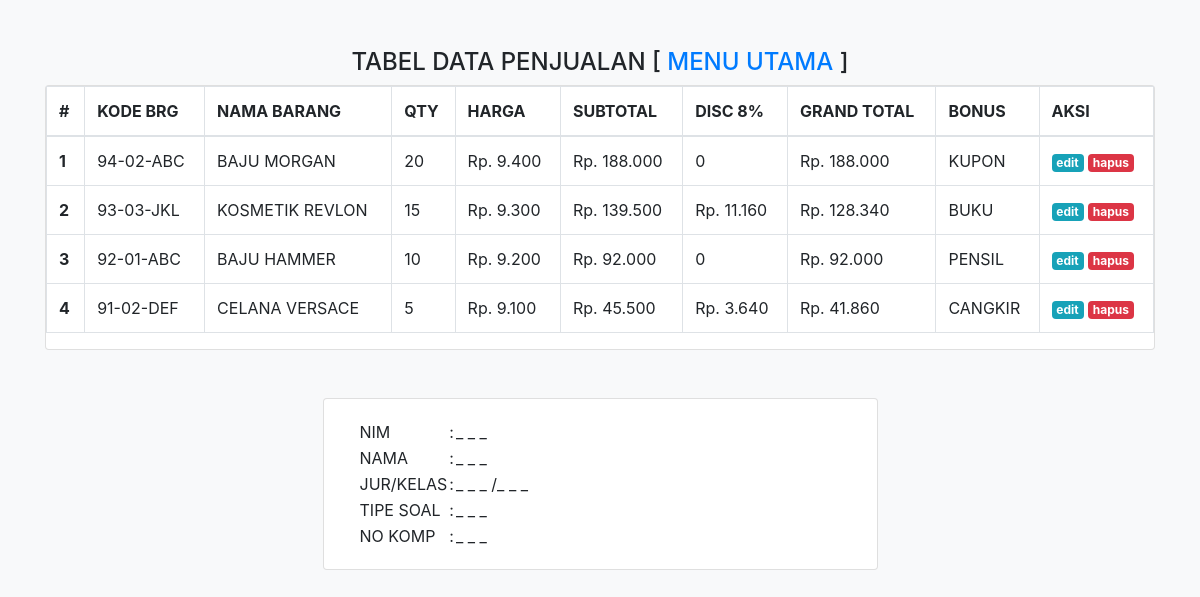
Page /index.php?p=data-penjualan on the committed database.
### tables this page shows
CREATE TABLE `jual` (
  `id` varchar(15) NOT NULL,
  `kode` varchar(9) DEFAULT NULL,
  `qty` int(11) DEFAULT NULL,
  `disc` tinyint(4) DEFAULT NULL,
  `bonus` tinyint(4) DEFAULT NULL
);

### function.php (called while the page is built, shortened)
<?php
function rupiah($angka)
{
    $hasil_rupiah = "Rp. " . number_format($angka, 0, ',', '.');
    return $hasil_rupiah;
}

### contents/data-penjualan.php (the view, shortened to what this page needs)
<div class="container">
    <div class="row">
        <?php if (isset($_GET['tambah'])) : ?>
            <div class="col-md-8 offset-md-2 mt-5">
                <div class="title text-center">
                    <h1>TAMBAH DATA PENJUALAN</h1>
                </div>
                <div class="card">
                    <div class="card-body">
                        <h5 class="card-title">DATA ORDER BARANG :</h5>
                        <hr>
                        <form action="" method="POST">
                            <div class="form-group row">
                                <label for="example-text-input" class="col-3 col-form-label">KODE BARANG</label>
                                <div class="col-9">
                                    <select name="kode_brg" class="form-control" required>
                                        <option value="">- Pilih Kode -</option>
                                        <option value="91-02-DEF">91-02-DEF</option>
                                        <option value="92-01-ABC">92-01-ABC</option>
                                        <option value="93-03-JKL">93-03-JKL</option>
                                        <option value="94-02-ABC">94-02-ABC</option>
                                    </select>
                                </div>
                            </div>
                            <div class="form-group row">
                                <label for="example-search-input" class="col-3 col-form-label">QUANTITY</label>
                                <div class="col-9">
                                    <input class="form-control" type="number" min="1" value="1" name="qty">
                                </div>
                            </div>
                            <div class="form-group row">
                                <label for="example-search-input" class="col-3 col-form-label">DISCOUNT</label>
                                <div class="col-9 py-2" style="vertical-align: middle;">
                                    <div class="form-check">
                                        <input class="form-check-input" type="checkbox" value="1" name="discount">
                                        <label class="form-check-label" for="defaultCheck1">
                                            8%
                                        </label>
                                    </div>
                                </div>
                            </div>
                            <div class="form-group row">
                                <label for="example-search-input" class="col-3 col-form-label">BONUS</label>
                                <div class="col-9 py-2">
                                    <div class="form-check">
                                        <input class="form-check-input" type="radio" name="bonus" value="1">
                                        <label class="form-check-label mr-5">
                                            Cangkir
                                        </label>
                                        <input class="form-check-input" type="radio" name="bonus" value="2">
                                        <label class="form-check-label">
                                            Pensil
                                        </label>
                                    </div>
                                    <div class="form-check">
                                        <input class="form-check-input" type="radio" name="bonus" value="3">
                                        <label class="form-check-label mr-5">
                                            Buku
                                        </label>
                                        <input class="form-check-input" type="radio" name="bonus" value="4">
                                        <label class="form-check-label">
                                            Kupon
                                        </label>
                                    </div>
                                </div>
                            </div>
                            <div class="text-center mb-3">
                                <button type="submit" class="btn btn-primary" name="tambah_data_penjualan">SIMPAN</button>
                                <input type="reset" class="btn btn-light" value="KOSONGKAN">
                            </div>
                        </form>
                        <hr>
                        <div class="text-center">
                            <h6><a href="index.php">MENU UTAMA</a></h6>
                        </div>
                    </div>
                </div>
            </div>
            <!-- //**
        halaman ubah data
        */ -->
        <?php else : ?>
            <div class="col-md-12 mt-5">
                <div class="title text-center">
                    <h4>TABEL DATA PENJUALAN [ <a href="index.php">MENU UTAMA</a> ]</h4>
                </div>
                <div class="card">
                    <table class="table table-bordered">
                        <thead>
                            <tr>
                                <th scope="col">#</th>
                                <th scope="col">KODE BRG</th>
                                <th scope="col">NAMA BARANG</th>
                                <th scope="col">QTY</th>
                                <th scope="col">HARGA</th>
                                <th scope="col">SUBTOTAL</th>
                                <th scope="col">DISC 8%</th>
                                <th scope="col">GRAND TOTAL</th>
                                <th scope="col">BONUS</th>
                                <th scope="col">AKSI</th>
                            </tr>
                        </thead>
                        <tbody>
                            <?php $no = 1; ?>
                            <?php $dataPenjualan = mysqli_query($conn, "SELECT * FROM jual ORDER BY kode DESC"); ?>
                            <?php while ($row = mysqli_fetch_assoc($dataPenjualan)) : ?>
                                <tr>
                                    <th scope="row"><?= $no++; ?></th>
                                    <td><?= $row['kode'] ?></td>
                                    <td>
                                        <?php
                                        $kode = $row['kode'];
                                        $kodeNama = substr($kode, -6);
                                        ?>
                                        <?php if ($kodeNama == '02-DEF') : ?>
                                            CELANA VERSACE
                                        <?php elseif ($kodeNama == '01-ABC') : ?>
                                            BAJU HAMMER
                                        <?php elseif ($kodeNama == '03-JKL') : ?>
                                            KOSMETIK REVLON
                                        <?php elseif ($kodeNama == '02-ABC') : ?>
                                            BAJU MORGAN
                                        <?php endif; ?>
                                    </td>
                                    <td><?= $row['qty']; ?></td>
                                    <td>
                                        <?php
                                        $kode = $row['kode'];
                                        $kodeHarga = substr($kode, 0, 2);
                                        ?>
                                        <?php if ($kodeHarga == '91') : ?>
                                            <?php
                                            $harga = 9100;
                                            echo rupiah($harga);
                                            ?>
                                        <?php elseif ($kodeHarga == '92') : ?>
                                            <?php
                                            $harga = 9200;
                                            echo rupiah($harga);
                                            ?>
                                        <?php elseif ($kodeHarga == '93') : ?>
                                            <?php
                                            $harga = 9300;
                                            echo rupiah($harga);
                                            ?>
                                        <?php elseif ($kodeHarga == '94') : ?>
                                            <?php
                                            $harga = 9400;
                                            echo rupiah($harga);
                                            ?>
                                        <?php endif; ?>
                                    </td>
                                    <td>
                                        <?php
                                        $subTotal = $row['qty'] * $harga;
                                        echo rupiah($subTotal);
                                        ?>
                                    </td>
                                    <td>
                                        <?php
                                        if ($row['disc'] == 1) {
                                            $disc = (8 / 100) * $subTotal;
                                            echo rupiah($disc);
                                        } else {
                                            echo '0';
                                        }
                                        ?>
                                    </td>
                                    <td>
                                        <?php
                                        if ($row['disc'] == 1) {
                                            $grandTotal = $subTotal - $disc;
                                            echo rupiah($grandTotal);
                                        } else {
                                            echo rupiah($subTotal);
                                        }
                                        ?>
                                    </td>
                                    <td>
                                        <?php if ($row['bonus'] == '1') : ?>
                                            CANGKIR
                                        <?php elseif ($row['bonus'] == '2') : ?>
                                            PENSIL
                                        <?php elseif ($row['bonus'] == '3') : ?>
                                            BUKU
                                        <?php elseif ($row['bonus'] == '4') : ?>
                                            KUPON
                                        <?php else : ?>
                                            -
                                        <?php endif; ?>
                                    </td>
                                    <td>
                                        <a href="index.php?p=data-penjualan&edit&id=<?= $row['id']; ?>" class="badge badge-info">edit</a>
                                        <a href="index.php?p=data-penjualan&hapus&id=<?= $row['id']; ?>" class="badge badge-danger" onclick="return confirm('Yakin ingin menghapus data?');">hapus</a>
                                    </td>
                                </tr>
                            <?php endwhile; ?>
                        </tbody>
                    </table>
                </div>
                <div class="card col-md-6 offset-3 mt-5">
                    <div class="card-body">
                        <table>
                            <tr>
                                <td>NIM </td>
                                <td>: </td>
                                <td>_ _ _ </td>
                            </tr>
                            <tr>
                                <td>NAMA </td>
                                <td>: </td>
                                <td>_ _ _ </td>
                            </tr>
                            <tr>
                                <td>JUR/KELAS </td>
                                <td>: </td>
                                <td>_ _ _ /_ _ _ </td>
                            </tr>
                            <tr>
                                <td>TIPE SOAL </td>
                                <td>: </td>
                                <td>_ _ _ </td>
                            </tr>
                            <tr>
                                <td>NO KOMP </td>
                                <td>: </td>
                                <td>_ _ _ </td>
                            </tr>
                        </table>
                    </div>
                </div>
            </div>
        <?php endif; ?>
    </div>
</div>

### index.php (shortened to what this page needs)
<?php
require 'function.php';
?>
<!DOCTYPE html>
<html lang="en">
<head>
    <link rel="stylesheet" href="assets/css/bootstrap.min.css">
</head>
<body class="bg-light">
    <div style="min-height: 80vh;">
        <?php include 'content.php'; ?>
    </div>
</body>
</html>

### content.php (shortened to what this page needs)
<?php
if (isset($_GET['p'])) {
    $page = $_GET['p'];
    switch ($page) {
        case 'data-penjualan':
            include "contents/data-penjualan.php";
            break;
    }
} else {
    include 'contents/beranda.php';
}

### rows in the picture
jual: kode "94-02-ABC", shows "BAJU MORGAN", qty "20", kode "Rp. 9.400", rupiah($subTotal) "Rp. 188.000", disc "0", bonus "KUPON"
jual: kode "93-03-JKL", shows "KOSMETIK REVLON", qty "15", kode "Rp. 9.300", rupiah($subTotal) "Rp. 139.500", rupiah($disc) "Rp. 11.160", rupiah($grandTotal) "Rp. 128.340", bonus "BUKU"
jual: kode "92-01-ABC", shows "BAJU HAMMER", qty "10", kode "Rp. 9.200", rupiah($subTotal) "Rp. 92.000", disc "0", bonus "PENSIL"
jual: kode "91-02-DEF", shows "CELANA VERSACE", qty "5", kode "Rp. 9.100", rupiah($subTotal) "Rp. 45.500", rupiah($disc) "Rp. 3.640", rupiah($grandTotal) "Rp. 41.860", bonus "CANGKIR"
